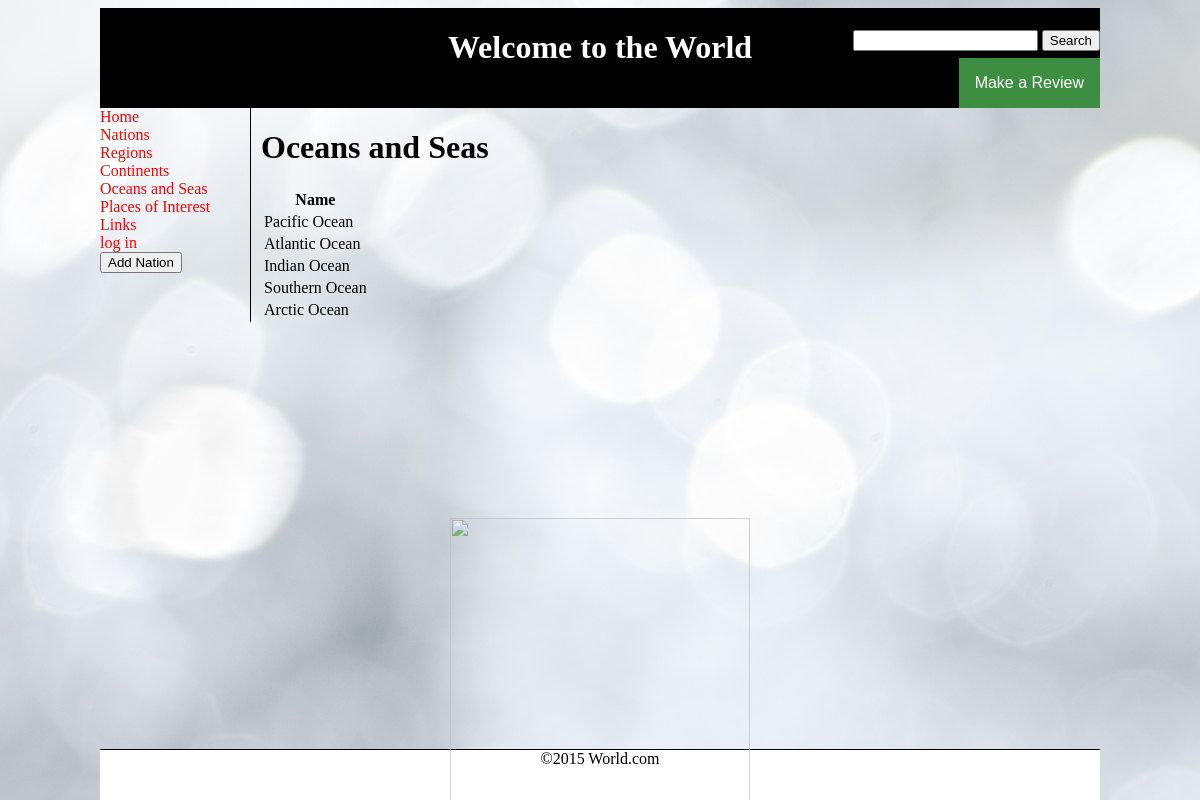
The page /show_oceans.php on the database its author committed.
### tables this page shows
CREATE TABLE `ocean` (
  `ocean_id` bigint(20) unsigned NOT NULL AUTO_INCREMENT,
  `ocean_name` varchar(50) DEFAULT NULL,
  PRIMARY KEY (`ocean_id`)
);

### show_oceans.php (the view, shortened to what this page needs)
<?php
    include("header.inc");
	include("nav.inc");
?>
    <div id="main-content">
<h1>Oceans and Seas</h1>
<table>
	<tr>
		<th>Name</th>
	</tr>
<?php
	$db = mysqli_connect("localhost", "root", "", "world") or die(mysqli_error($db));
	$query = "select * from ocean";
	$resultset = mysqli_query($db, $query) or die(mysqli_error($db));
	while($row=mysqli_fetch_array($resultset, MYSQLI_ASSOC))
	{
		print "<tr>";
		print "<td>{$row['ocean_name']}</td>";
		print "</tr>";
	}
?>
</table>
</div>
<?php
    include("footer.inc");
?>

### world.css (style rules this page uses)
div#main-content { position:absolute; top:100px; left:150px; border-left:1px solid black; padding-left:10px; }

### rows shown on the page
ocean: ocean_name "Pacific Ocean"
ocean: ocean_name "Atlantic Ocean"
ocean: ocean_name "Indian Ocean"
ocean: ocean_name "Southern Ocean"
ocean: ocean_name "Arctic Ocean"
